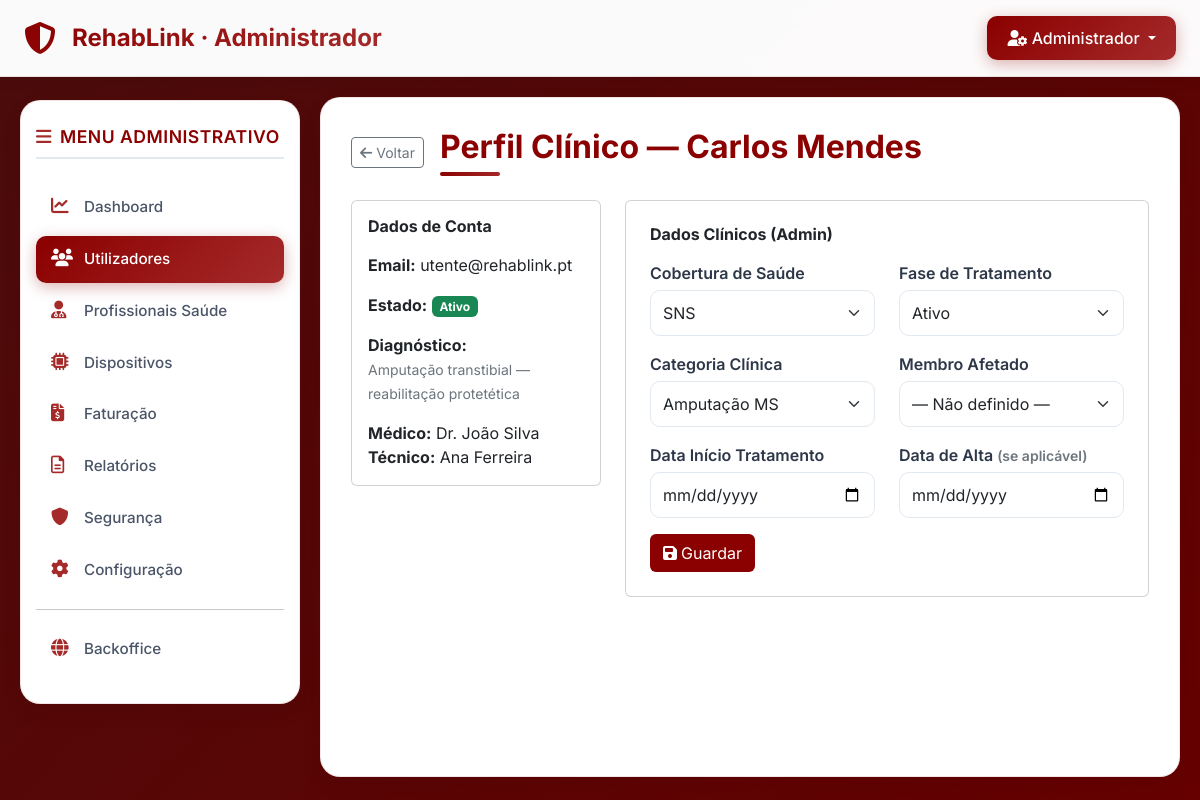
The app's page /private/admin/utilizadores/perfil_utente.php?id=4 (signed in) with its own data.
### tables this page shows
CREATE TABLE IF NOT EXISTS utentes (
    id                      INT UNSIGNED AUTO_INCREMENT PRIMARY KEY,
    utilizador_id           INT UNSIGNED        NOT NULL UNIQUE,
    data_nascimento         DATE                NULL,
    sexo                    ENUM('M','F','O')   NULL,
    nif                     VARCHAR(9)          NULL,
    morada                  VARCHAR(255)        NULL,
    codigo_postal           VARCHAR(8)          NULL,
    localidade              VARCHAR(100)        NULL,
    medico_id               INT UNSIGNED        NULL,
    tecnico_id              INT UNSIGNED        NULL,
    diagnostico             TEXT                NULL,
    observacoes             TEXT                NULL,
    cobertura_saude         ENUM('SNS','Particular','Seguro')
                            NOT NULL DEFAULT 'SNS'
                            COMMENT 'Gerida pelo admin na admissão — nunca pelo médico',
    fase_tratamento         ENUM('avaliacao','ativo','manutencao','alta')
                            NOT NULL DEFAULT 'avaliacao',
    categoria_clinica       ENUM('avc','amputacao_ms','amputacao_mi',
                                 'lesao_medular','lesao_nervosa_periferica',
                                 'paralisia_cerebral','outro') NULL,
    membro_afetado          ENUM('mao_esquerda','mao_direita','ambas',
                                 'perna_esquerda','perna_direita','outro') NULL,
    data_inicio_tratamento  DATE NULL,
    data_alta               DATE NULL COMMENT 'Preenchida quando médico regista alta',
    FOREIGN KEY (utilizador_id) REFERENCES utilizadores(id) ON DELETE CASCADE,
    FOREIGN KEY (medico_id)     REFERENCES profissionais(id) ON DELETE SET NULL,
    FOREIGN KEY (tecnico_id)    REFERENCES profissionais(id) ON DELETE SET NULL
);

CREATE TABLE IF NOT EXISTS utilizadores (
    id            INT UNSIGNED AUTO_INCREMENT PRIMARY KEY,
    nome          VARCHAR(150)        NOT NULL,
    email         VARCHAR(255)        NOT NULL UNIQUE,
    password_hash VARCHAR(255)        NOT NULL,
    perfil        ENUM('admin','medico','tecnico','utente') NOT NULL,
    ativo         BOOLEAN             NOT NULL DEFAULT TRUE,
    criado_em     DATETIME            NOT NULL DEFAULT CURRENT_TIMESTAMP,
    ultimo_login  DATETIME            NULL,
    INDEX idx_email  (email),
    INDEX idx_perfil (perfil)
);

### config/app.php (called while the page is built, shortened)
<?php
function h(string $valor): string {
    return htmlspecialchars($valor, ENT_QUOTES | ENT_SUBSTITUTE, 'UTF-8');
}

### private/admin/utilizadores/perfil_utente.php (the view, shortened to what this page needs)
<?php
require_once __DIR__ . '/../../../config/app.php';
$id = (int)($_GET['id'] ?? 0);
$db = getDB();
$stmt = $db->prepare("SELECT u.id, u.nome, u.email, u.ativo, ut.*, p.nome AS medico_nome, p2.nome AS tecnico_nome
    FROM utilizadores u
    JOIN utentes ut ON ut.utilizador_id=u.id
    LEFT JOIN profissionais prof ON prof.id=ut.medico_id LEFT JOIN utilizadores p ON p.id=prof.utilizador_id
    LEFT JOIN profissionais prof2 ON prof2.id=ut.tecnico_id LEFT JOIN utilizadores p2 ON p2.id=prof2.utilizador_id
    WHERE u.id=? AND u.perfil='utente'");
$stmt->execute([$id]); $d = $stmt->fetch();
require_once __DIR__ . '/../../../includes/header_admin.php';
require_once __DIR__ . '/../../../includes/sidebar_admin.php';
$fase_labels = ['avaliacao'=>'Avaliação','ativo'=>'Ativo','manutencao'=>'Manutenção','alta'=>'Alta'];
$cat_labels  = ['avc'=>'AVC','amputacao_ms'=>'Amputação MS','amputacao_mi'=>'Amputação MI','lesao_medular'=>'Lesão Medular','lesao_nervosa_periferica'=>'Lesão Nervosa Periférica','paralisia_cerebral'=>'Paralisia Cerebral','outro'=>'Outro'];
?>
        <main class="content">
            <div class="d-flex align-items-center gap-3 mb-4">
                <a href="lista_utilizadores.php" class="btn btn-sm btn-outline-secondary"><i class="fa-solid fa-arrow-left me-1"></i>Voltar</a>
                <h1 class="mb-0">Perfil Clínico — <?=h($d['nome'])?></h1>
            </div>
            <div class="row g-4">
                <div class="col-md-4">
                    <div class="card p-3">
                        <h6 class="fw-bold mb-3">Dados de Conta</h6>
                        <p><strong>Email:</strong> <?=h($d['email'])?></p>
                        <p><strong>Estado:</strong> <?=$d['ativo']?'<span class="badge bg-success">Ativo</span>':'<span class="badge bg-danger">Inativo</span>'?></p>
                        <p><strong>Diagnóstico:</strong><br><small class="text-muted"><?=h($d['diagnostico']??'—')?></small></p>
                        <p class="mb-0"><strong>Médico:</strong> <?=h($d['medico_nome']??'—')?></p>
                        <p class="mb-0"><strong>Técnico:</strong> <?=h($d['tecnico_nome']??'—')?></p>
                    </div>
                </div>
                <div class="col-md-8">
                    <div class="card p-4">
                        <h6 class="fw-bold mb-3">Dados Clínicos (Admin)</h6>
                        <form method="POST">
                            <div class="row">
                                <div class="col-md-6 mb-3">
                                    <label class="form-label fw-semibold">Cobertura de Saúde</label>
                                    <select name="cobertura_saude" class="form-select">
                                        <?php foreach(['SNS','Particular','Seguro'] as $c): ?>
                                            <option value="<?=$c?>" <?=($d['cobertura_saude']??'SNS')===$c?'selected':''?>><?=$c?></option>
                                        <?php endforeach;?>
                                    </select>
                                </div>
                                <div class="col-md-6 mb-3">
                                    <label class="form-label fw-semibold">Fase de Tratamento</label>
                                    <select name="fase_tratamento" class="form-select">
                                        <?php foreach($fase_labels as $v=>$l): ?>
                                            <option value="<?=$v?>" <?=($d['fase_tratamento']??'avaliacao')===$v?'selected':''?>><?=$l?></option>
                                        <?php endforeach;?>
                                    </select>
                                </div>
                                <div class="col-md-6 mb-3">
                                    <label class="form-label fw-semibold">Categoria Clínica</label>
                                    <select name="categoria_clinica" class="form-select">
                                        <?php foreach($cat_labels as $v=>$l): ?>
                                            <option value="<?=$v?>" <?=($d['categoria_clinica']??'')===$v?'selected':''?>><?=$l?></option>
                                        <?php endforeach;?>
                                    </select>
                                </div>
                                <div class="col-md-6 mb-3">
                                    <label class="form-label fw-semibold">Membro Afetado</label>
                                    <select name="membro_afetado" class="form-select">
                                        <option value="">— Não definido —</option>
                                    </select>
                                </div>
                                <div class="col-md-6 mb-3">
                                    <label class="form-label fw-semibold">Data Início Tratamento</label>
                                    <input type="date" name="data_inicio_tratamento" class="form-control" value="<?=h($d['data_inicio_tratamento']??'')?>">
                                </div>
                                <div class="col-md-6 mb-3">
                                    <label class="form-label fw-semibold">Data de Alta <span class="text-muted small">(se aplicável)</span></label>
                                    <input type="date" name="data_alta" class="form-control" value="<?=h($d['data_alta']??'')?>">
                                </div>
                            </div>
                            <button type="submit" class="btn" style="background:#8B0000;color:#fff;"><i class="fa-solid fa-floppy-disk me-1"></i>Guardar</button>
                        </form>
                    </div>
                </div>
            </div>
        </main>
<?php require_once __DIR__ . '/../../../includes/footer.php'; ?>

### public/assets/css/admin.css (style rules this page uses)
* { margin: 0; padding: 0; box-sizing: border-box; font-family: 'Inter', sans-serif; }
body { background: linear-gradient(135deg, #4a0c0c 0%, #660000 100%); min-height: 100vh; }
.content { flex: 1; background: white; border-radius: 20px; padding: 30px; box-shadow: 0 8px 25px rgba(0, 0, 0, 0.05); border: 1px solid rgba(139, 0, 0, 0.1); animation: fadeIn 0.6s ease-out; }
h1 { color: #8B0000; font-size: 2rem; font-weight: 700; margin-bottom: 20px; position: relative; padding-bottom: 10px; }
h1:after { content: ''; position: absolute; bottom: 0; left: 0; width: 60px; height: 4px; background: linear-gradient(135deg, #8B0000 0%, #A52A2A 100%); border-radius: 2px; }
.form-label { font-weight: 500; color: #2d3748; margin-bottom: 5px; }
.form-control, .form-select { border: 1px solid #e2e8f0; border-radius: 10px; padding: 10px 12px; }

### records on screen
utentes: utilizador.nome "Carlos Mendes", utilizador.email "utente@rehablink.pt", diagnostico "Amputação transtibial — reabilitação protetética", utilizadores.nome "Dr. João Silva", utilizadores.nome "Ana Ferreira", cobertura_saude "SNS", fase_tratamento "Ativo", categoria_clinica "Amputação MS"

### other values on screen
$nome_admin "Administrador"
